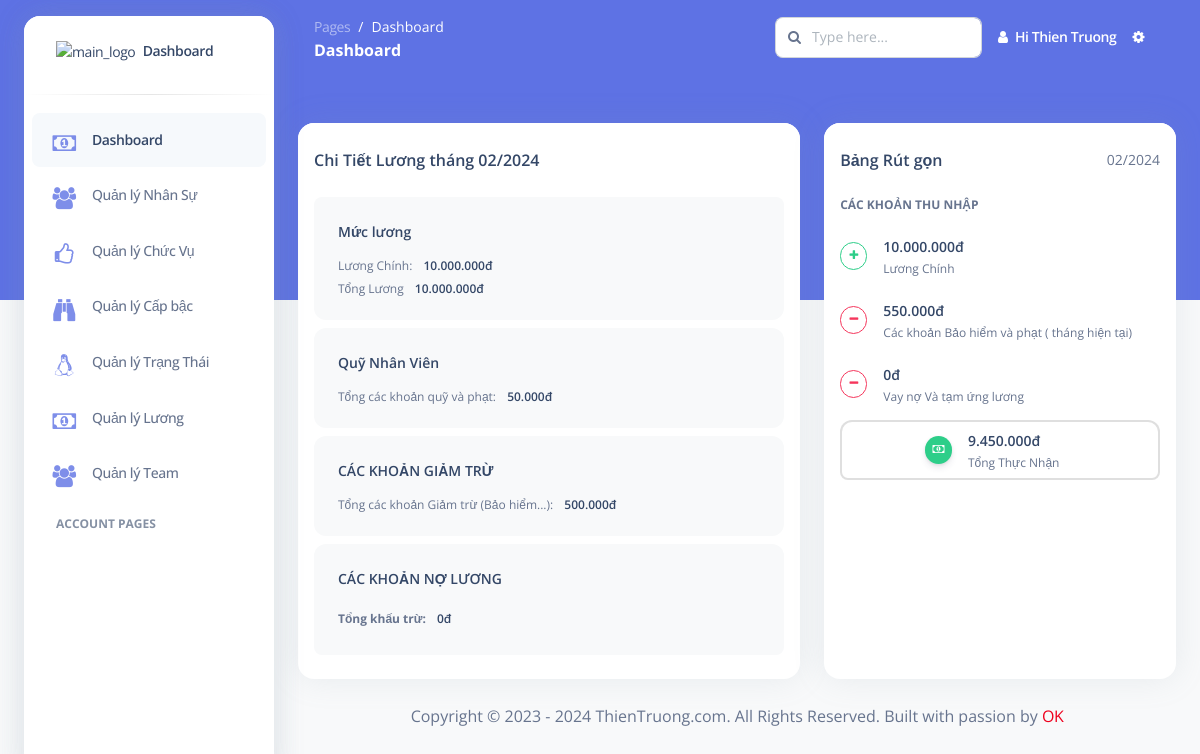
Page /?action=salary_detail&id=1 (signed in) on the committed database.
### tables this page shows
CREATE TABLE `user` (
  `id` int(11) NOT NULL,
  `manhanvien` varchar(255) NOT NULL,
  `fullname` varchar(255) NOT NULL,
  `email` varchar(255) NOT NULL,
  `password` varchar(255) NOT NULL,
  `id_chucvu` int(11) NOT NULL,
  `id_level` int(11) NOT NULL,
  `id_status` int(11) NOT NULL,
  `phone` int(11) NOT NULL,
  `address` varchar(255) NOT NULL,
  `about` varchar(255) NOT NULL
);

CREATE TABLE `salary` (
  `id` int(11) NOT NULL,
  `manhanvien` varchar(255) NOT NULL,
  `thangnam` varchar(255) NOT NULL,
  `luongchinh` int(11) NOT NULL,
  `baohiem` int(11) NOT NULL,
  `phat` int(11) NOT NULL,
  `no` int(11) NOT NULL,
  `thucnhan` int(11) NOT NULL
);

### index.php (called while the page is built)
<?php
    require_once "Controller/index.php";
    $index = new Controller();
    $index->MainControl();

### model/dbmodel.php (called while the page is built, shortened)
<?php
class Model extends Db
{
    public function GetInforUser($manhanvien)
    {
        $sql = "SELECT * FROM user WHERE manhanvien = '$manhanvien' ";
        $con = $this->connect();
        $result = $con->query($sql);
        if ($result->num_rows == 0) {
            $data = 0;
        } else {
            while ($datas = mysqli_fetch_assoc($result)) {
                $data = $datas;
            }
        }
        return $data;
    }
    public function GetSalaryUser($manhanvien)
    {
        $sql = "SELECT * FROM salary WHERE manhanvien = '$manhanvien' ";
        $con = $this->connect();
        $result = $con->query($sql);
        if ($result->num_rows == 0) {
            $data = 0;
        } else {
            while ($datas = mysqli_fetch_assoc($result)) {
                $data[] = $datas;
            }
        }
        return $data;
    }
    public function GetDetailSalaryUser($id)
    {
        $sql = "SELECT * FROM salary WHERE id = '$id' ";
        $con = $this->connect();
        $result = $con->query($sql);
        if ($result->num_rows == 0) {
            $data = 0;
        } else {
            while ($datas = mysqli_fetch_assoc($result)) {
                $data = $datas;
            }
        }
        return $data;
    }
}

### view/page/salarydetail.php (the view, shortened to what this page needs)
<?php include('view/custom/header.php'); ?>
<?php
function FormatCurrency($number)
{
    $formatted_number = number_format($number, 0, ',', '.');
    return ($formatted_number . 'đ');
}
?>
<body class="g-sidenav-show bg-gray-100">
    <aside class="sidenav bg-white navbar navbar-vertical navbar-expand-xs border-0 border-radius-xl my-3 fixed-start ms-4 " id="sidenav-main">
        <div class="sidenav-header">
            <a class="navbar-brand m-0" target="_blank">
                <span class="ms-1 font-weight-bold">Salary Dashboard</span>
            </a>
        </div>
        <div class="collapse navbar-collapse  w-auto " id="sidenav-collapse-main">
            <?php include('view/custom/sidebar.php'); ?>
        </div>
    </aside>
    <main class="main-content position-relative border-radius-lg ">
        <?php include('view/custom/navbar.php'); ?>
        <div class="container-fluid py-4">
            <div class="row">
                <div class="col-md-7 mt-4">
                    <div class="card">
                        <div class="card-header pb-0 px-3">
                            <h6 class="mb-0">Chi Tiết Lương tháng <?php echo $dataSalaryDetail['thangnam']; ?></h6>
                        </div>
                        <div class="card-body pt-4 p-3">
                            <ul class="list-group">
                                <li class="list-group-item border-0 d-flex p-4 mb-2 bg-gray-100 border-radius-lg">
                                    <div class="d-flex flex-column">
                                        <h6 class="mb-3 text-sm">Mức lương</h6>
                                        <span class="mb-2 text-xs">Lương Chính: <span class="text-dark ms-sm-2 font-weight-bold"><?php echo FormatCurrency($dataSalaryDetail['luongchinh']) ?></span></span>
                                        <span class="text-xs"> Tổng Lương <span class="text-dark ms-sm-2 font-weight-bold"><?php echo FormatCurrency($dataSalaryDetail['luongchinh']) ?></span></span>
                                    </div>
                                </li>
                                <li class="list-group-item border-0 d-flex p-4 mb-2 bg-gray-100 border-radius-lg">
                                    <div class="d-flex flex-column">
                                        <h6 class="mb-3 text-sm">Quỹ Nhân Viên</h6>
                                        <span class="text-xs"> Tổng các khoản quỹ và phạt: <span class="text-dark ms-sm-2 font-weight-bold"><?php echo FormatCurrency($dataSalaryDetail['phat']) ?></span></span>
                                    </div>
                                </li>
                                <li class="list-group-item border-0 d-flex p-4 mb-2 bg-gray-100 border-radius-lg">
                                    <div class="d-flex flex-column">
                                        <h6 class="mb-3 text-sm">CÁC KHOẢN GIẢM TRỪ</h6>
                                        <span class="text-xs"> Tổng các khoản Giảm trừ (Bảo hiểm...): <span class="text-dark ms-sm-2 font-weight-bold"><?php echo FormatCurrency($dataSalaryDetail['baohiem']) ?></span></span>
                                    </div>
                                </li>
                                <li class="list-group-item border-0 d-flex p-4 mb-2 bg-gray-100 border-radius-lg">
                                    <div class="d-flex flex-column">
                                        <h6 class="mb-3 text-sm">CÁC KHOẢN NỢ LƯƠNG </h6>
                                        <strong>
                                            <span class="text-xs"> Tổng khấu trừ: <span class="text-dark ms-sm-2 font-weight-bold"><?php echo FormatCurrency($dataSalaryDetail['no']) ?></span></span>
                                        </strong>
                                    </div>
                                </li>
                            </ul>
                        </div>
                    </div>
                </div>
                <div class="col-md-5 mt-4">
                    <div class="card h-100 mb-4">
                        <div class="card-header pb-0 px-3">
                            <div class="row">
                                <div class="col-md-6">
                                    <h6 class="mb-0">Bảng Rút gọn</h6>
                                </div>
                                <div class="col-md-6 d-flex justify-content-end align-items-center">
                                    <small><?php echo $dataSalaryDetail['thangnam']; ?></small>
                                </div>
                            </div>
                        </div>
                        <div class="card-body pt-4 p-3">
                            <h6 class="text-uppercase text-body text-xs font-weight-bolder mb-3">Các Khoản Thu nhập</h6>
                            <ul class="list-group">
                                <li class="list-group-item border-0 d-flex justify-content-between ps-0 mb-2 border-radius-lg">
                                    <div class="d-flex align-items-center">
                                        <button class="btn btn-icon-only btn-rounded btn-outline-success mb-0 me-3 btn-sm d-flex align-items-center justify-content-center"><i class="fa fa-plus"></i></button>
                                        <div class="d-flex flex-column">
                                            <h6 class="mb-1 text-dark text-sm"><?php echo FormatCurrency($dataSalaryDetail['luongchinh']); ?></h6>
                                            <span class="text-xs">Lương Chính</span>
                                        </div>
                                    </div>
                                </li>
                                <li class="list-group-item border-0 d-flex justify-content-between ps-0 mb-2 border-radius-lg">
                                    <div class="d-flex align-items-center">
                                        <button class="btn btn-icon-only btn-rounded btn-outline-danger mb-0 me-3 btn-sm d-flex align-items-center justify-content-center"><i class="fa fa-minus"></i></button>
                                        <div class="d-flex flex-column">
                                            <h6 class="mb-1 text-dark text-sm"><?php echo FormatCurrency($dataSalaryDetail['baohiem'] + $dataSalaryDetail['phat']) ?></h6>
                                            <span class="text-xs">Các khoản Bảo hiểm và phạt ( tháng hiện tại)</span>
                                        </div>
                                    </div>
                                </li>
                                <li class="list-group-item border-0 d-flex justify-content-between ps-0 mb-2 border-radius-lg">
                                    <div class="d-flex align-items-center">
                                        <button class="btn btn-icon-only btn-rounded btn-outline-danger mb-0 me-3 btn-sm d-flex align-items-center justify-content-center"><i class="fa fa-minus"></i></button>
                                        <div class="d-flex flex-column">
                                            <h6 class="mb-1 text-dark text-sm"><?php echo FormatCurrency($dataSalaryDetail['no']) ?></h6>
                                            <span class="text-xs">Vay nợ Và tạm ứng lương</span>
                                        </div>
                                    </div>
                                </li>
                                <li class="list-group-item border-2 d-flex justify-content-between ps-0 mb-2 border-radius-lg" style="justify-content:center !important">
                                    <div class="d-flex align-items-center">
                                        <button class="btn btn-icon-only btn-rounded btn-success mb-0 me-3 btn-sm d-flex align-items-center justify-content-center"><i class="fa fa-money"></i></button>
                                        <div class="d-flex flex-column">
                                            <h6 class="mb-1 text-dark text-sm"><?php echo FormatCurrency($dataSalaryDetail['thucnhan']) ?></h6>
                                            <span class="text-xs">Tổng Thực Nhận</span>
                                        </div>
                                    </div>
                                </li>
                            </ul>
                        </div>
                    </div>
                </div>
            </div>
        </div>
        <?php include('view/custom/footer.php'); ?>

### view/custom/navbar.php (shortened to what this page needs)
<nav class="navbar navbar-main navbar-expand-lg px-0 mx-4 shadow-none border-radius-xl " id="navbarBlur" data-scroll="false">
    <div class="container-fluid py-1 px-3">
        <nav aria-label="breadcrumb">
            <ol class="breadcrumb bg-transparent mb-0 pb-0 pt-1 px-0 me-sm-6 me-5">
                <li class="breadcrumb-item text-sm"><a class="opacity-5 text-white" href="javascript:;">Pages</a></li>
                <li class="breadcrumb-item text-sm text-white active" aria-current="page">Dashboard</li>
            </ol>
            <h6 class="font-weight-bolder text-white mb-0">Dashboard</h6>
        </nav>
        <div class="collapse navbar-collapse mt-sm-0 mt-2 me-md-0 me-sm-4" id="navbar">
            <div class="ms-md-auto pe-md-3 d-flex align-items-center">
                <div class="input-group">
                    <span class="input-group-text text-body"><i class="fa fa-search" aria-hidden="true"></i></span>
                    <input type="text" class="form-control" placeholder="Type here...">
                </div>
            </div>
            <ul class="navbar-nav  justify-content-end">
                <li class="nav-item d-flex align-items-center">
                    <a href="javascript:;" class="nav-link text-white font-weight-bold px-0">
                        <i class="fa fa-user me-sm-1"></i>
                        <span class="d-sm-inline d-none">Hi <?php echo $dataNV['fullname']; ?></span>
                    </a>
                </li>
                <li class="nav-item px-3 d-flex align-items-center">
                    <a href="javascript:;" class="nav-link text-white p-0">
                        <i class="fa fa-cog fixed-plugin-button-nav cursor-pointer"></i>
                    </a>
                </li>
            </ul>
        </div>
    </div>
</nav>

### rows in the picture
user: fullname "Thien Truong"
salary: thangnam "02/2024", luongchinh "10.000.000đ", phat "50.000đ", baohiem "500.000đ", no "0đ", FormatCurrency($dataSalaryDetail['baohiem'] + $dataSalaryDetail['phat']) "550.000đ", thucnhan "9.450.000đ"
